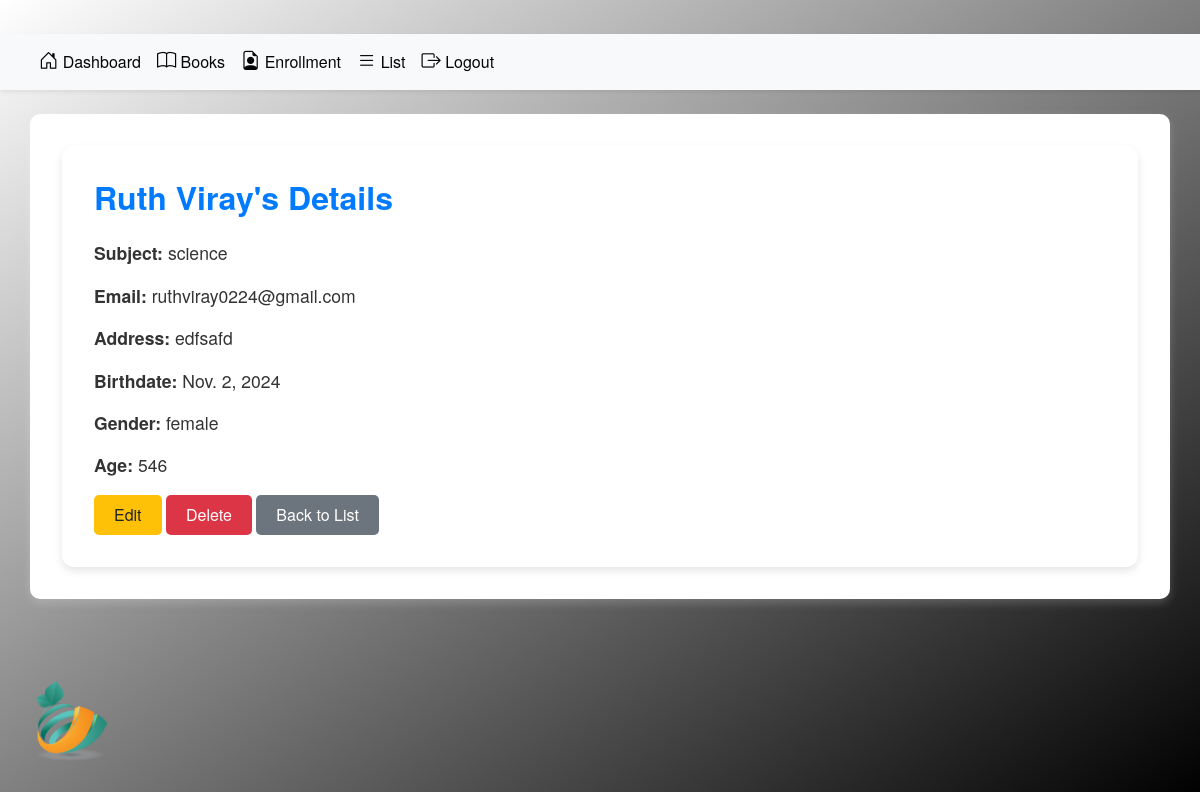
/teacher/3/, run on the app's committed database.
### app/models.py (models this page shows, shortened)
class Teacher(models.Model):
    first_name = models.CharField(max_length=100)
    last_name = models.CharField(max_length=100)
    subject = models.CharField(max_length=100)
    email = models.EmailField()
    gender = models.CharField(max_length=10)  # Male, Female, Other
    age = models.IntegerField()
    address = models.TextField()
    date_of_birth = models.DateField()

### app/views.py (the view)
# urls.py: path('teacher/<int:pk>/', TeacherDetailView.as_view(), name='teacher_detail'),
class TeacherDetailView(DetailView):
    model = Teacher
    template_name = 'app/teacher_detail.html'
    context_object_name = 'teacher'

### app/templates/app/teacher_detail.html (shortened to what this page needs)
{% load static %}
{% block content %}
<head>
    <link href="https://cdn.jsdelivr.net/npm/bootstrap-icons/font/bootstrap-icons.css" rel="stylesheet">
    <link href="https://stackpath.bootstrapcdn.com/bootstrap/4.5.2/css/bootstrap.min.css" rel="stylesheet">
    <link href="{% static 'css/base.css' %}" rel="stylesheet">
</head>
<div class="text-center my-4">
    <img class="mylogo img-fluid" src="{% static 'images/logo.png' %}" alt="Logo">
</div>
{% include 'app/adminbar.html' %}
<div class="container mb-4">
    <div class="details-section">
        <h3 class="section-title text-primary">{{ teacher.first_name }} {{ teacher.last_name }}'s Details</h3>
        <p><strong>Subject:</strong> {{ teacher.subject }}</p>
        <p><strong>Email:</strong> {{ teacher.email }}</p>
        <p><strong>Address:</strong> {{ teacher.address }}</p>
        <p><strong>Birthdate:</strong> {{ teacher.date_of_birth }}</p>
        <p><strong>Gender:</strong> {{ teacher.gender }}</p>
        <p><strong>Age:</strong> {{ teacher.age }}</p>
        <a href="{% url 'teacher_update' teacher.id %}" class="btn btn-warning btn-sm">Edit</a>
        <a href="{% url 'teacher_delete' teacher.id %}" class="btn btn-danger btn-sm">Delete</a>
        <a href="{% url 'teachers' %}" class="btn btn-secondary btn-sm">Back to List</a>
    </div>
</div>
{% endblock content %}

### static/css/base.css (style rules this page uses)
.section-title { color: #ffffff; font-weight: bold; font-size: 1.5rem; margin-bottom: 15px; }
.container { background-color: rgb(255, 255, 255); border-radius: 10px; box-shadow: 0 4px 10px rgba(255, 255, 255, 0.2); padding: 20px; margin-top: 20px; }
.mylogo { width: 100px; height: auto; position: fixed; bottom: 20px; left: 20px; z-index: 999; }
.btn { border-radius: 8px; }
.section-title { font-weight: 600; font-size: 1.5rem; color: navy; }
.btn { border-radius: 8px; font-weight: 500; }

### app/templates/app/teacher_detail.html (style rules this page uses)
.mylogo { max-width: 150px; margin-bottom: 1rem; }
.section-title { font-size: 2rem; color: #2a3d66; font-weight: bold; margin-bottom: 1.5rem; }
.details-section { background-color: #fff; padding: 2rem; border-radius: 12px; box-shadow: 0 4px 8px rgba(0, 0, 0, 0.1); }
.details-section p { font-size: 1.1rem; margin-bottom: 1rem; }
.btn { font-size: 1rem; padding: 8px 20px; border-radius: 5px; transition: all 0.3s ease; }
.btn-warning { background-color: #ffc107; border: none; }
.btn-danger { background-color: #dc3545; border: none; }
.btn-secondary { background-color: #6c757d; border: none; }
.container { padding: 2rem; }

### data on the page
Teacher: first_name "Ruth", last_name "Viray", subject "science", email "ruthviray0224@gmail.com", address "edfsafd", date_of_birth "Nov. 2, 2024", gender "female", age "546"
